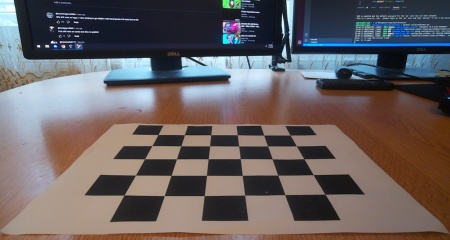
#> input picture hardware/cameraCalibration/images/image0.jpg, 450 x 240 px
$ python -i preprocess.py   (imports and definitions only)   (older library calls are emulated)
#> lines starting #> are read from the running program, lines starting #| are printed output that depends on the picture; after the words box and inside, x2 and y2 are one past the last pixel; in counts of white or black regions, pixels touching at a corner belong together
#> further down, picture is the input picture: shape (240, 450, 3); mean B, G, R 97.6, 96.3, 103.7
import cv2


class Preprocess:
    def __init__(self):
        pass

    def preprocess(self, image):
        grayImage = cv2.cvtColor(image, cv2.COLOR_BGR2GRAY)
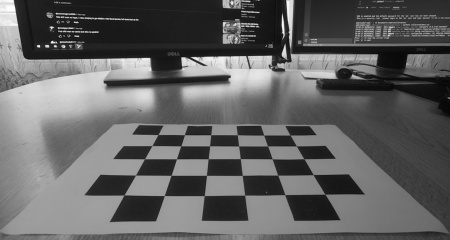
#> grayImage: shape (240, 450); min 5, max 255, mean 98.7
        blurredImage = self.multiScaleGaussianBlur(grayImage, [3, 5, 7], [1.0, 1.5, 2.0])
#> the loop in multiScaleGaussianBlur, `for kernel_size, standard_deviation in zip(kernel_sizes, standard_devi..` made 3 passes
#> pass 1, in multiScaleGaussianBlur, `blurred_image = cv2.GaussianBlur(blurred_image, (kernel_size, kernel_s..`:
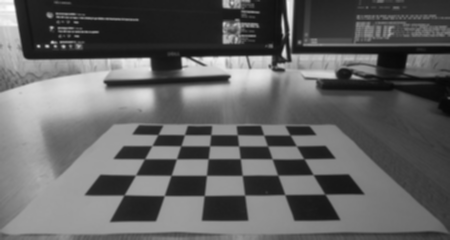
#> blurred_image: shape (240, 450); min 8, max 254, mean 98.7
#> pass 3, in multiScaleGaussianBlur, `blurred_image = cv2.GaussianBlur(blurred_image, (kernel_size, kernel_s..`:
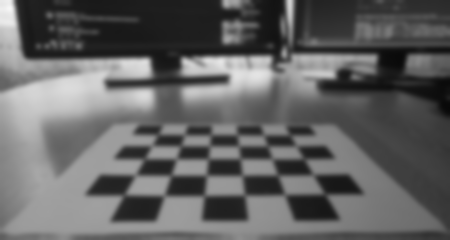
#> blurred_image: shape (240, 450); min 8, max 246, mean 98.7

        sobelY = cv2.Sobel(blurredImage, cv2.CV_8U, 0, 1, ksize=3)
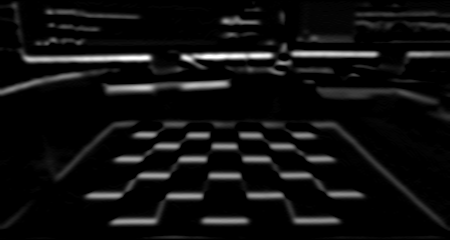
#> sobelY: shape (240, 450); min 0, max 255, mean 15.6
        _, sobelThresh = cv2.threshold(sobelY, 100, 255, cv2.THRESH_BINARY)
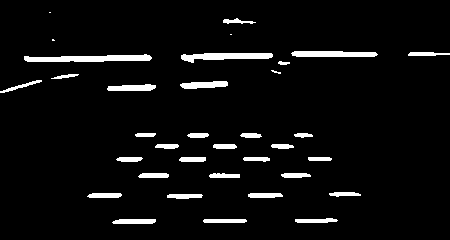
#> sobelThresh: shape (240, 450); 5% white; 35 white regions (4 under 20 px), largest, box (x1, y1, x2, y2) and area: (24, 54, 152, 62) 722, (181, 53, 273, 63) 566, (291, 51, 378, 57) 469
        return sobelThresh

    def multiScaleGaussianBlur(self, image, kernel_sizes, standard_deviations):
        blurred_image = image
        for kernel_size, standard_deviation in zip(kernel_sizes, standard_deviations):
            blurred_image = cv2.GaussianBlur(blurred_image, (kernel_size, kernel_size), standard_deviation)
        return blurred_image

>>> import cv2
>>> picture = cv2.imread('../../../hardware/cameraCalibration/images/image0.jpg')
>>> result = Preprocess().preprocess(picture)

$ run again, on hardware/cameraCalibration/images/image1.jpg
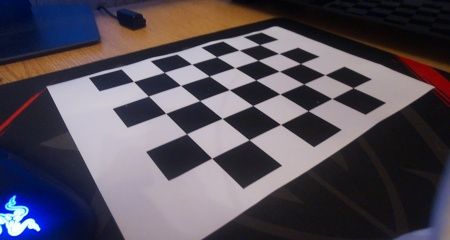
#> input picture hardware/cameraCalibration/images/image1.jpg, 450 x 240 px
#> picture is the input picture: shape (240, 450, 3); mean B, G, R 88.6, 78.2, 84.4
#> in preprocess, `grayImage = cv2.cvtColor(image, cv2.COLOR_BGR2GRAY)`:
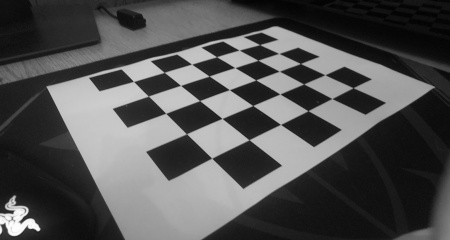
#> grayImage: shape (240, 450); min 1, max 255, mean 81.3
#> in preprocess, `_, sobelThresh = cv2.threshold(sobelY, 100, 255, cv2.THRESH_BINARY)`:
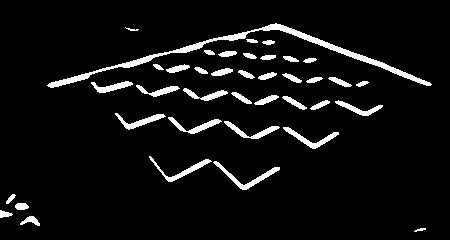
#> sobelThresh: shape (240, 450); 6.1% white; 39 white regions, largest, box (x1, y1, x2, y2) and area: (47, 23, 432, 88) 1925, (213, 161, 280, 190) 361, (283, 127, 339, 149) 307

$ run again, on hardware/cameraCalibration/images/image10.jpg
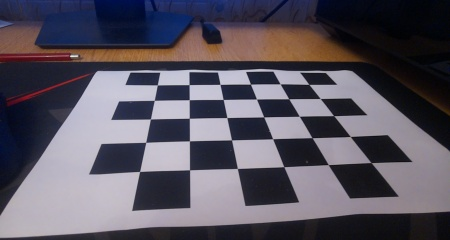
#> input picture hardware/cameraCalibration/images/image10.jpg, 450 x 240 px
#> picture is the input picture: shape (240, 450, 3); mean B, G, R 96.6, 84.9, 89.7
#> the loop in multiScaleGaussianBlur, `for kernel_size, standard_deviation in zip(kernel_sizes, standard_devi..` made 3 passes
#> pass 1, in multiScaleGaussianBlur, `blurred_image = cv2.GaussianBlur(blurred_image, (kernel_size, kernel_s..`:
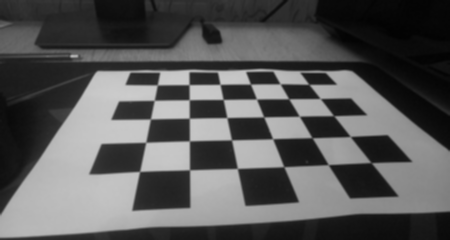
#> blurred_image: shape (240, 450); min 2, max 204, mean 87.7
#> in preprocess, `_, sobelThresh = cv2.threshold(sobelY, 100, 255, cv2.THRESH_BINARY)`:
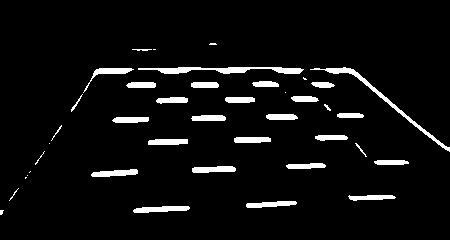
#> sobelThresh: shape (240, 450); 5.3% white; 40 white regions (11 under 20 px), largest, box (x1, y1, x2, y2) and area: (138, 67, 304, 74) 672, (310, 67, 450, 152) 629, (133, 206, 190, 213) 288

$ run again, on hardware/cameraCalibration/images/image2.jpg
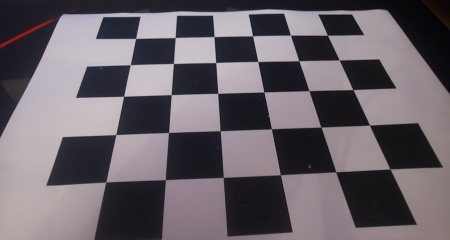
#> input picture hardware/cameraCalibration/images/image2.jpg, 450 x 240 px
#> picture is the input picture: shape (240, 450, 3); mean B, G, R 104.4, 97.6, 104.6
#> in preprocess, `sobelY = cv2.Sobel(blurredImage, cv2.CV_8U, 0, 1, ksize=3)`:
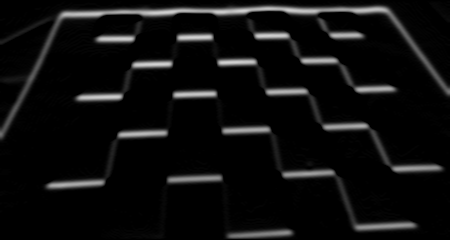
#> sobelY: shape (240, 450); min 0, max 210, mean 14.3
#> in preprocess, `_, sobelThresh = cv2.threshold(sobelY, 100, 255, cv2.THRESH_BINARY)`:
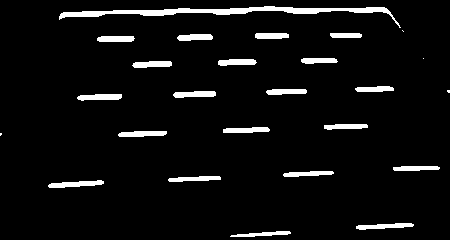
#> sobelThresh: shape (240, 450); 5.6% white; 25 white regions (4 under 20 px), largest, box (x1, y1, x2, y2) and area: (59, 6, 401, 28) 1659, (48, 180, 104, 188) 273, (356, 223, 414, 230) 251
